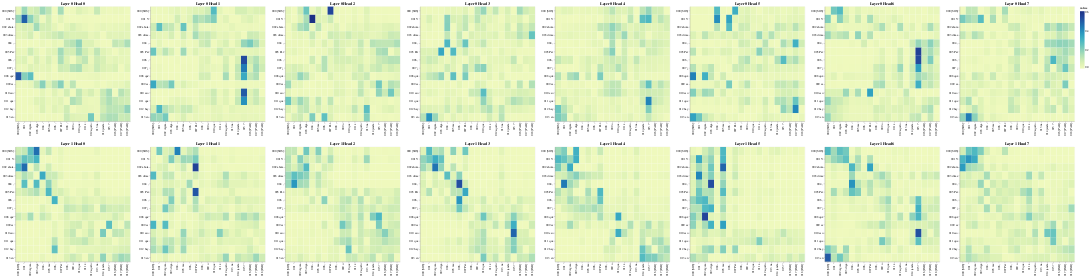

Notebook cell for this chart:
### Code cell
# Cross-Attention
get_all_attention_maps("encoder-decoder", layers, heads, encoder_input_tokens, decoder_input_tokens, min(20, sentence_len))

### Figure 1 — Vega-Lite specification as saved in the notebook (floating-point values rounded to 4 significant figures; data arrays with more than 128 entries replaced by an {"elided": "..."} marker saying what was removed)
{"config": {"view": {"continuousWidth": 300, "continuousHeight": 300}}, "vconcat": [{"hconcat": [{"data": {"name": "data-cf73ef604be08fdcf94382eb8b64752f"}, "mark": {"type": "rect"}, "encoding": {"color": {"field": "value", "type": "quantitative"}, "tooltip": [{"field": "row", "type": "quantitative"}, {"field": "column", "type": "quantitative"}, {"field": "value", "type": "quantitative"}, {"field": "row_token", "type": "nominal"}, {"field": "col_token", "type": "nominal"}], "x": {"axis": {"title": ""}, "field": "col_token", "type": "nominal"}, "y": {"axis": {"title": ""}, "field": "row_token", "type": "nominal"}}, "height": 400, "name": "view_41", "title": "Layer 0 Head 0", "width": 400}, {"data": {"name": "data-47f23b88e07647cc08c709c0b8bbb014"}, "mark": {"type": "rect"}, "encoding": {"color": {"field": "value", "type": "quantitative"}, "tooltip": [{"field": "row", "type": "quantitative"}, {"field": "column", "type": "quantitative"}, {"field": "value", "type": "quantitative"}, {"field": "row_token", "type": "nominal"}, {"field": "col_token", "type": "nominal"}], "x": {"axis": {"title": ""}, "field": "col_token", "type": "nominal"}, "y": {"axis": {"title": ""}, "field": "row_token", "type": "nominal"}}, "height": 400, "name": "view_42", "title": "Layer 0 Head 1", "width": 400}, {"data": {"name": "data-b67797a6f2a8a82f271b801332174c46"}, "mark": {"type": "rect"}, "encoding": {"color": {"field": "value", "type": "quantitative"}, "tooltip": [{"field": "row", "type": "quantitative"}, {"field": "column", "type": "quantitative"}, {"field": "value", "type": "quantitative"}, {"field": "row_token", "type": "nominal"}, {"field": "col_token", "type": "nominal"}], "x": {"axis": {"title": ""}, "field": "col_token", "type": "nominal"}, "y": {"axis": {"title": ""}, "field": "row_token", "type": "nominal"}}, "height": 400, "name": "view_43", "title": "Layer 0 Head 2", "width": 400}, {"data": {"name": "data-9afff25339f5560555b9e3ac99fa5a9f"}, "mark": {"type": "rect"}, "encoding": {"color": {"field": "value", "type": "quantitative"}, "tooltip": [{"field": "row", "type": "quantitative"}, {"field": "column", "type": "quantitative"}, {"field": "value", "type": "quantitative"}, {"field": "row_token", "type": "nominal"}, {"field": "col_token", "type": "nominal"}], "x": {"axis": {"title": ""}, "field": "col_token", "type": "nominal"}, "y": {"axis": {"title": ""}, "field": "row_token", "type": "nominal"}}, "height": 400, "name": "view_44", "title": "Layer 0 Head 3", "width": 400}, {"data": {"name": "data-8168c7af79a59345e2915325e765812e"}, "mark": {"type": "rect"}, "encoding": {"color": {"field": "value", "type": "quantitative"}, "tooltip": [{"field": "row", "type": "quantitative"}, {"field": "column", "type": "quantitative"}, {"field": "value", "type": "quantitative"}, {"field": "row_token", "type": "nominal"}, {"field": "col_token", "type": "nominal"}], "x": {"axis": {"title": ""}, "field": "col_token", "type": "nominal"}, "y": {"axis": {"title": ""}, "field": "row_token", "type": "nominal"}}, "height": 400, "name": "view_45", "title": "Layer 0 Head 4", "width": 400}, {"data": {"name": "data-698fa21f465523b422aeae38ff164fc4"}, "mark": {"type": "rect"}, "encoding": {"color": {"field": "value", "type": "quantitative"}, "tooltip": [{"field": "row", "type": "quantitative"}, {"field": "column", "type": "quantitative"}, {"field": "value", "type": "quantitative"}, {"field": "row_token", "type": "nominal"}, {"field": "col_token", "type": "nominal"}], "x": {"axis": {"title": ""}, "field": "col_token", "type": "nominal"}, "y": {"axis": {"title": ""}, "field": "row_token", "type": "nominal"}}, "height": 400, "name": "view_46", "title": "Layer 0 Head 5", "width": 400}, {"data": {"name": "data-0b756ea6836f9b716b4e7cf08ceee4d5"}, "mark": {"type": "rect"}, "encoding": {"color": {"field": "value", "type": "quantitative"}, "tooltip": [{"field": "row", "type": "quantitative"}, {"field": "column", "type": "quantitative"}, {"field": "value", "type": "quantitative"}, {"field": "row_token", "type": "nominal"}, {"field": "col_token", "type": "nominal"}], "x": {"axis": {"title": ""}, "field": "col_token", "type": "nominal"}, "y": {"axis": {"title": ""}, "field": "row_token", "type": "nominal"}}, "height": 400, "name": "view_47", "title": "Layer 0 Head 6", "width": 400}, {"data": {"name": "data-a2b7efc6587ec4d296928398c3b88e7e"}, "mark": {"type": "rect"}, "encoding": {"color": {"field": "value", "type": "quantitative"}, "tooltip": [{"field": "row", "type": "quantitative"}, {"field": "column", "type": "quantitative"}, {"field": "value", "type": "quantitative"}, {"field": "row_token", "type": "nominal"}, {"field": "col_token", "type": "nominal"}], "x": {"axis": {"title": ""}, "field": "col_token", "type": "nominal"}, "y": {"axis": {"title": ""}, "field": "row_token", "type": "nominal"}}, "height": 400, "name": "view_48", "title": "Layer 0 Head 7", "width": 400}]}, {"hconcat": [{"data": {"name": "data-c1fa4c63f7dd08af0dc95c9025ad1a79"}, "mark": {"type": "rect"}, "encoding": {"color": {"field": "value", "type": "quantitative"}, "tooltip": [{"field": "row", "type": "quantitative"}, {"field": "column", "type": "quantitative"}, {"field": "value", "type": "quantitative"}, {"field": "row_token", "type": "nominal"}, {"field": "col_token", "type": "nominal"}], "x": {"axis": {"title": ""}, "field": "col_token", "type": "nominal"}, "y": {"axis": {"title": ""}, "field": "row_token", "type": "nominal"}}, "height": 400, "name": "view_49", "title": "Layer 1 Head 0", "width": 400}, {"data": {"name": "data-85cbb5440d9245705c0a8d5783a9876f"}, "mark": {"type": "rect"}, "encoding": {"color": {"field": "value", "type": "quantitative"}, "tooltip": [{"field": "row", "type": "quantitative"}, {"field": "column", "type": "quantitative"}, {"field": "value", "type": "quantitative"}, {"field": "row_token", "type": "nominal"}, {"field": "col_token", "type": "nominal"}], "x": {"axis": {"title": ""}, "field": "col_token", "type": "nominal"}, "y": {"axis": {"title": ""}, "field": "row_token", "type": "nominal"}}, "height": 400, "name": "view_50", "title": "Layer 1 Head 1", "width": 400}, {"data": {"name": "data-038df02319f454e6373fc2cf3df243e7"}, "mark": {"type": "rect"}, "encoding": {"color": {"field": "value", "type": "quantitative"}, "tooltip": [{"field": "row", "type": "quantitative"}, {"field": "column", "type": "quantitative"}, {"field": "value", "type": "quantitative"}, {"field": "row_token", "type": "nominal"}, {"field": "col_token", "type": "nominal"}], "x": {"axis": {"title": ""}, "field": "col_token", "type": "nominal"}, "y": {"axis": {"title": ""}, "field": "row_token", "type": "nominal"}}, "height": 400, "name": "view_51", "title": "Layer 1 Head 2", "width": 400}, {"data": {"name": "data-6acef53df8e53a7400e66d968dc50b06"}, "mark": {"type": "rect"}, "encoding": {"color": {"field": "value", "type": "quantitative"}, "tooltip": [{"field": "row", "type": "quantitative"}, {"field": "column", "type": "quantitative"}, {"field": "value", "type": "quantitative"}, {"field": "row_token", "type": "nominal"}, {"field": "col_token", "type": "nominal"}], "x": {"axis": {"title": ""}, "field": "col_token", "type": "nominal"}, "y": {"axis": {"title": ""}, "field": "row_token", "type": "nominal"}}, "height": 400, "name": "view_52", "title": "Layer 1 Head 3", "width": 400}, {"data": {"name": "data-0a4eb1db87c7029d1eea8442e4005457"}, "mark": {"type": "rect"}, "encoding": {"color": {"field": "value", "type": "quantitative"}, "tooltip": [{"field": "row", "type": "quantitative"}, {"field": "column", "type": "quantitative"}, {"field": "value", "type": "quantitative"}, {"field": "row_token", "type": "nominal"}, {"field": "col_token", "type": "nominal"}], "x": {"axis": {"title": ""}, "field": "col_token", "type": "nominal"}, "y": {"axis": {"title": ""}, "field": "row_token", "type": "nominal"}}, "height": 400, "name": "view_53", "title": "Layer 1 Head 4", "width": 400}, {"data": {"name": "data-95022b6dca1158384bb8748ffdc0c6a5"}, "mark": {"type": "rect"}, "encoding": {"color": {"field": "value", "type": "quantitative"}, "tooltip": [{"field": "row", "type": "quantitative"}, {"field": "column", "type": "quantitative"}, {"field": "value", "type": "quantitative"}, {"field": "row_token", "type": "nominal"}, {"field": "col_token", "type": "nominal"}], "x": {"axis": {"title": ""}, "field": "col_token", "type": "nominal"}, "y": {"axis": {"title": ""}, "field": "row_token", "type": "nominal"}}, "height": 400, "name": "view_54", "title": "Layer 1 Head 5", "width": 400}, {"data": {"name": "data-44bf862aabfcd3c844ca9f19170e0b6a"}, "mark": {"type": "rect"}, "encoding": {"color": {"field": "value", "type": "quantitative"}, "tooltip": [{"field": "row", "type": "quantitative"}, {"field": "column", "type": "quantitative"}, {"field": "value", "type": "quantitative"}, {"field": "row_token", "type": "nominal"}, {"field": "col_token", "type": "nominal"}], "x": {"axis": {"title": ""}, "field": "col_token", "type": "nominal"}, "y": {"axis": {"title": ""}, "field": "row_token", "type": "nominal"}}, "height": 400, "name": "view_55", "title": "Layer 1 Head 6", "width": 400}, {"data": {"name": "data-32c1b8bc092b1c778e8d1b68c09e49a8"}, "mark": {"type": "rect"}, "encoding": {"color": {"field": "value", "type": "quantitative"}, "tooltip": [{"field": "row", "type": "quantitative"}, {"field": "column", "type": "quantitative"}, {"field": "value", "type": "quantitative"}, {"field": "row_token", "type": "nominal"}, {"field": "col_token", "type": "nominal"}], "x": {"axis": {"title": ""}, "field": "col_token", "type": "nominal"}, "y": {"axis": {"title": ""}, "field": "row_token", "type": "nominal"}}, "height": 400, "name": "view_56", "title": "Layer 1 Head 7", "width": 400}]}], "params": [{"name": "param_41", "select": {"type": "interval", "encodings": ["x", "y"]}, "bind": "scales", "views": ["view_41"]}, {"name": "param_42", "select": {"type": "interval", "encodings": ["x", "y"]}, "bind": "scales", "views": ["view_42"]}, {"name": "param_43", "select": {"type": "interval", "encodings": ["x", "y"]}, "bind": "scales", "views": ["view_43"]}, {"name": "param_44", "select": {"type": "interval", "encodings": ["x", "y"]}, "bind": "scales", "views": ["view_44"]}, {"name": "param_45", "select": {"type": "interval", "encodings": ["x", "y"]}, "bind": "scales", "views": ["view_45"]}, {"name": "param_46", "select": {"type": "interval", "encodings": ["x", "y"]}, "bind": "scales", "views": ["view_46"]}, {"name": "param_47", "select": {"type": "interval", "encodings": ["x", "y"]}, "bind": "scales", "views": ["view_47"]}, {"name": "param_48", "select": {"type": "interval", "encodings": ["x", "y"]}, "bind": "scales", "views": ["view_48"]}, {"name": "param_49", "select": {"type": "interval", "encodings": ["x", "y"]}, "bind": "scales", "views": ["view_49"]}, {"name": "param_50", "select": {"type": "interval", "encodings": ["x", "y"]}, "bind": "scales", "views": ["view_50"]}, {"name": "param_51", "select": {"type": "interval", "encodings": ["x", "y"]}, "bind": "scales", "views": ["view_51"]}, {"name": "param_52", "select": {"type": "interval", "encodings": ["x", "y"]}, "bind": "scales", "views": ["view_52"]}, {"name": "param_53", "select": {"type": "interval", "encodings": ["x", "y"]}, "bind": "scales", "views": ["view_53"]}, {"name": "param_54", "select": {"type": "interval", "encodings": ["x", "y"]}, "bind": "scales", "views": ["view_54"]}, {"name": "param_55", "select": {"type": "interval", "encodings": ["x", "y"]}, "bind": "scales", "views": ["view_55"]}, {"name": "param_56", "select": {"type": "interval", "encodings": ["x", "y"]}, "bind": "scales", "views": ["view_56"]}], "$schema": "https://vega.github.io/schema/vega-lite/v5.17.0.json", "datasets": {"data-cf73ef604be08fdcf94382eb8b64752f": {"elided": "266 records"}, "data-47f23b88e07647cc08c709c0b8bbb014": {"elided": "266 records"}, "data-b67797a6f2a8a82f271b801332174c46": {"elided": "266 records"}, "data-9afff25339f5560555b9e3ac99fa5a9f": {"elided": "266 records"}, "data-8168c7af79a59345e2915325e765812e": {"elided": "266 records"}, "data-698fa21f465523b422aeae38ff164fc4": {"elided": "266 records"}, "data-0b756ea6836f9b716b4e7cf08ceee4d5": {"elided": "266 records"}, "data-a2b7efc6587ec4d296928398c3b88e7e": {"elided": "266 records"}, "data-c1fa4c63f7dd08af0dc95c9025ad1a79": {"elided": "266 records"}, "data-85cbb5440d9245705c0a8d5783a9876f": {"elided": "266 records"}, "data-038df02319f454e6373fc2cf3df243e7": {"elided": "266 records"}, "data-6acef53df8e53a7400e66d968dc50b06": {"elided": "266 records"}, "data-0a4eb1db87c7029d1eea8442e4005457": {"elided": "266 records"}, "data-95022b6dca1158384bb8748ffdc0c6a5": {"elided": "266 records"}, "data-44bf862aabfcd3c844ca9f19170e0b6a": {"elided": "266 records"}, "data-32c1b8bc092b1c778e8d1b68c09e49a8": {"elided": "266 records"}}}
